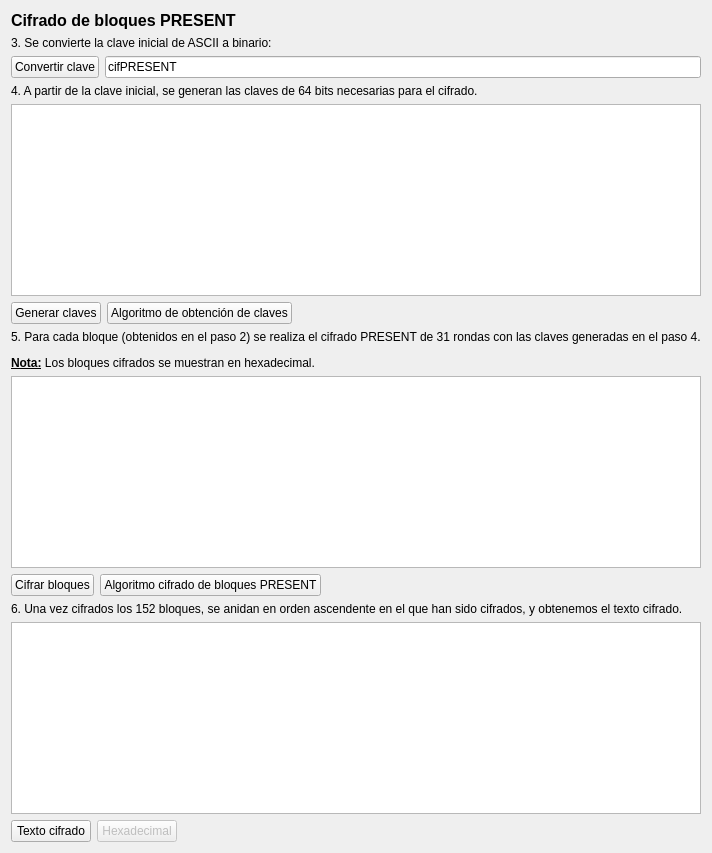
              <widget class="QWidget" name="tab_16">
               <attribute name="title">
                <string>PRESENT didáctico (2)</string>
               </attribute>
               <layout class="QFormLayout" name="formLayout_33">
                <item row="0" column="0">
                 <widget class="QLabel" name="label_51">
                  <property name="text">
                   <string>&lt;html&gt;&lt;head/&gt;&lt;body&gt;&lt;p&gt;&lt;span style=&quot; font-size:12pt; font-weight:600;&quot;&gt;Cifrado de bloques PRESENT&lt;/span&gt;&lt;/p&gt;&lt;/body&gt;&lt;/html&gt;</string>
                  </property>
                 </widget>
                </item>
                <item row="1" column="0" colspan="2">
                 <layout class="QVBoxLayout" name="verticalLayout_16">
                  <item>
                   <widget class="QLabel" name="label_52">
                    <property name="text">
                     <string>3. Se convierte la clave inicial de ASCII a binario: </string>
                    </property>
                   </widget>
                  </item>
                  <item>
                   <layout class="QHBoxLayout" name="horizontalLayout_34">
                    <item>
                     <widget class="QPushButton" name="botonconvertirclavePRES">
                      <property name="enabled">
                       <bool>true</bool>
                      </property>
                      <property name="text">
                       <string>Convertir clave</string>
                      </property>
                     </widget>
                    </item>
                    <item>
                     <widget class="QLineEdit" name="textoclavebinPRES">
                      <property name="styleSheet">
                       <string notr="true">font: italic 11pt &quot;Ubuntu&quot;;</string>
                      </property>
                      <property name="text">
                       <string>cifPRESENT</string>
                      </property>
                      <property name="readOnly">
                       <bool>true</bool>
                      </property>
                     </widget>
                    </item>
                   </layout>
                  </item>
                 </layout>
                </item>
                <item row="2" column="0" colspan="2">
                 <layout class="QFormLayout" name="formLayout_34">
                  <property name="fieldGrowthPolicy">
                   <enum>QFormLayout::AllNonFixedFieldsGrow</enum>
                  </property>
                  <item row="3" column="0" colspan="2">
                   <widget class="QTextEdit" name="textosubclavesPRES">
                    <property name="readOnly">
                     <bool>true</bool>
                    </property>
                    <property name="html">
                     <string>&lt;!DOCTYPE HTML PUBLIC &quot;-//W3C//DTD HTML 4.0//EN&quot; &quot;http://www.w3.org/TR/REC-html40/strict.dtd&quot;&gt;
&lt;html&gt;&lt;head&gt;&lt;meta name=&quot;qrichtext&quot; content=&quot;1&quot; /&gt;&lt;style type=&quot;text/css&quot;&gt;
p, li { white-space: pre-wrap; }
&lt;/style&gt;&lt;/head&gt;&lt;body style=&quot; font-family:'Ubuntu'; font-size:11pt; font-weight:400; font-style:normal;&quot;&gt;
&lt;p style=&quot;-qt-paragraph-type:empty; margin-top:0px; margin-bottom:0px; margin-left:0px; margin-right:0px; -qt-block-indent:0; text-indent:0px;&quot;&gt;&lt;br /&gt;&lt;/p&gt;&lt;/body&gt;&lt;/html&gt;</string>
                    </property>
                   </widget>
                  </item>
                  <item row="4" column="0">
                   <layout class="QHBoxLayout" name="horizontalLayout_35">
                    <property name="leftMargin">
                     <number>0</number>
                    </property>
                    <item>
                     <widget class="QPushButton" name="botonsubclavesPRES">
                      <property name="enabled">
                       <bool>true</bool>
                      </property>
                      <property name="styleSheet">
                       <string notr="true"/>
                      </property>
                      <property name="text">
                       <string>Generar claves</string>
                      </property>
                      <property name="iconSize">
                       <size>
                        <width>16</width>
                        <height>16</height>
                       </size>
                      </property>
                      <property name="checkable">
                       <bool>false</bool>
                      </property>
                     </widget>
                    </item>
                    <item>
                     <widget class="QPushButton" name="botonalgoritmoclavesPRES">
                      <property name="enabled">
                       <bool>true</bool>
                      </property>
                      <property name="text">
                       <string>Algoritmo de obtención de claves</string>
                      </property>
                     </widget>
                    </item>
                   </layout>
                  </item>
                  <item row="2" column="0">
                   <widget class="QLabel" name="label_53">
                    <property name="text">
                     <string>&lt;html&gt;&lt;head/&gt;&lt;body&gt;&lt;p&gt;4. A partir de la clave inicial, se generan las claves de 64 bits necesarias para el cifrado.&lt;/p&gt;&lt;/body&gt;&lt;/html&gt;</string>
                    </property>
                   </widget>
                  </item>
                 </layout>
                </item>
                <item row="3" column="0" colspan="2">
                 <layout class="QFormLayout" name="formLayout_35">
                  <property name="fieldGrowthPolicy">
                   <enum>QFormLayout::AllNonFixedFieldsGrow</enum>
                  </property>
                  <item row="1" column="0" colspan="2">
                   <widget class="QTextEdit" name="textobloquescifradosPRES">
                    <property name="readOnly">
                     <bool>true</bool>
                    </property>
                    <property name="html">
                     <string>&lt;!DOCTYPE HTML PUBLIC &quot;-//W3C//DTD HTML 4.0//EN&quot; &quot;http://www.w3.org/TR/REC-html40/strict.dtd&quot;&gt;
&lt;html&gt;&lt;head&gt;&lt;meta name=&quot;qrichtext&quot; content=&quot;1&quot; /&gt;&lt;style type=&quot;text/css&quot;&gt;
p, li { white-space: pre-wrap; }
&lt;/style&gt;&lt;/head&gt;&lt;body style=&quot; font-family:'Ubuntu'; font-size:11pt; font-weight:400; font-style:normal;&quot;&gt;
&lt;p style=&quot;-qt-paragraph-type:empty; margin-top:0px; margin-bottom:0px; margin-left:0px; margin-right:0px; -qt-block-indent:0; text-indent:0px;&quot;&gt;&lt;br /&gt;&lt;/p&gt;&lt;/body&gt;&lt;/html&gt;</string>
                    </property>
                   </widget>
                  </item>
                  <item row="2" column="0">
                   <layout class="QHBoxLayout" name="horizontalLayout_36">
                    <property name="leftMargin">
                     <number>0</number>
                    </property>
                    <item>
                     <widget class="QPushButton" name="botoncifrarbloquesPRES">
                      <property name="enabled">
                       <bool>true</bool>
                      </property>
                      <property name="styleSheet">
                       <string notr="true"/>
                      </property>
                      <property name="text">
                       <string>Cifrar bloques</string>
                      </property>
                      <property name="iconSize">
                       <size>
                        <width>16</width>
                        <height>16</height>
                       </size>
                      </property>
                      <property name="checkable">
                       <bool>false</bool>
                      </property>
                     </widget>
                    </item>
                    <item>
                     <widget class="QPushButton" name="botonverprocesocifradoPRES">
                      <property name="enabled">
                       <bool>true</bool>
                      </property>
                      <property name="text">
                       <string>Algoritmo cifrado de bloques PRESENT</string>
                      </property>
                     </widget>
                    </item>
                   </layout>
                  </item>
                  <item row="0" column="0" colspan="2">
                   <widget class="QLabel" name="label_54">
                    <property name="text">
                     <string>&lt;html&gt;&lt;head/&gt;&lt;body&gt;&lt;p&gt;5. Para cada bloque (obtenidos en el paso 2) se realiza el cifrado PRESENT de 31 rondas con las claves generadas en el paso 4.&lt;/p&gt;&lt;p&gt;&lt;span style=&quot; font-weight:600; text-decoration: underline;&quot;&gt;Nota:&lt;/span&gt; Los bloques cifrados se muestran en hexadecimal.&lt;/p&gt;&lt;/body&gt;&lt;/html&gt;</string>
                    </property>
                   </widget>
                  </item>
                 </layout>
                </item>
                <item row="4" column="0" colspan="2">
                 <layout class="QFormLayout" name="formLayout_36">
                  <property name="fieldGrowthPolicy">
                   <enum>QFormLayout::AllNonFixedFieldsGrow</enum>
                  </property>
                  <item row="0" column="0">
                   <widget class="QLabel" name="label_55">
                    <property name="text">
                     <string>&lt;html&gt;&lt;head/&gt;&lt;body&gt;&lt;p&gt;6. Una vez cifrados los 152 bloques, se anidan en orden ascendente en el que han sido cifrados, y obtenemos el texto cifrado.&lt;/p&gt;&lt;/body&gt;&lt;/html&gt;</string>
                    </property>
                   </widget>
                  </item>
                  <item row="1" column="0" colspan="2">
                   <widget class="QTextEdit" name="textofinalcifradoPRES">
                    <property name="readOnly">
                     <bool>true</bool>
                    </property>
                    <property name="html">
                     <string>&lt;!DOCTYPE HTML PUBLIC &quot;-//W3C//DTD HTML 4.0//EN&quot; &quot;http://www.w3.org/TR/REC-html40/strict.dtd&quot;&gt;
&lt;html&gt;&lt;head&gt;&lt;meta name=&quot;qrichtext&quot; content=&quot;1&quot; /&gt;&lt;style type=&quot;text/css&quot;&gt;
p, li { white-space: pre-wrap; }
&lt;/style&gt;&lt;/head&gt;&lt;body style=&quot; font-family:'Ubuntu'; font-size:11pt; font-weight:400; font-style:normal;&quot;&gt;
&lt;p style=&quot;-qt-paragraph-type:empty; margin-top:0px; margin-bottom:0px; margin-left:0px; margin-right:0px; -qt-block-indent:0; text-indent:0px;&quot;&gt;&lt;br /&gt;&lt;/p&gt;&lt;/body&gt;&lt;/html&gt;</string>
                    </property>
                   </widget>
                  </item>
                  <item row="2" column="0">
                   <layout class="QHBoxLayout" name="horizontalLayout_37">
                    <property name="leftMargin">
                     <number>0</number>
                    </property>
                    <item>
                     <widget class="QPushButton" name="botontextocifradoPRES">
                      <property name="enabled">
                       <bool>true</bool>
                      </property>
                      <property name="styleSheet">
                       <string notr="true"/>
                      </property>
                      <property name="text">
                       <string>Texto cifrado</string>
                      </property>
                      <property name="iconSize">
                       <size>
                        <width>16</width>
                        <height>16</height>
                       </size>
                      </property>
                      <property name="checkable">
                       <bool>false</bool>
                      </property>
                     </widget>
                    </item>
                    <item>
                     <widget class="QPushButton" name="hexadecimalPres">
                      <property name="enabled">
                       <bool>false</bool>
                      </property>
                      <property name="text">
                       <string>Hexadecimal</string>
                      </property>
                     </widget>
                    </item>
                   </layout>
                  </item>
                 </layout>
                </item>
               </layout>
              </widget>
